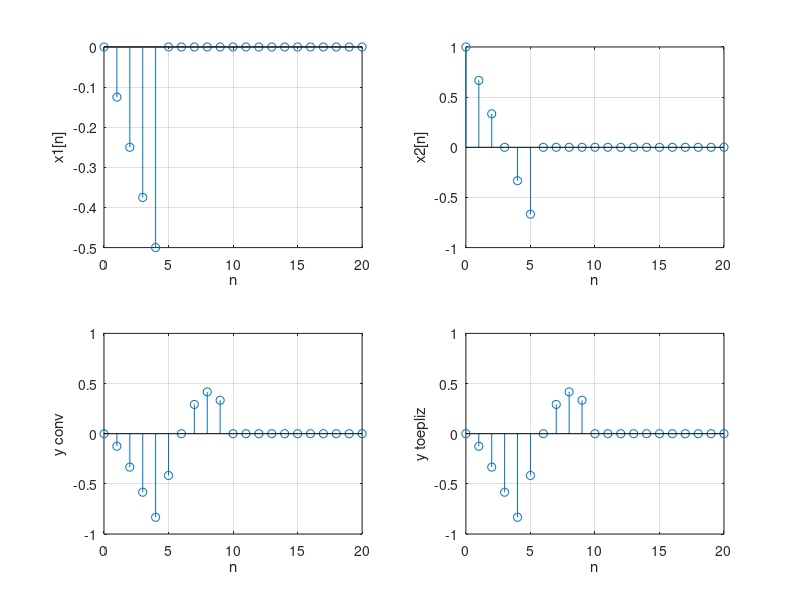

Here is the MATLAB script that generated this plot:
clear all,close all,clc
% Άσκηση 10
n=0:20;
p1=((n>=0)&(n<5));
p2=((n>=0)&(n<6));
x1=-n/8.*p1;
x2=(1-n/3).*p2;
subplot(221),stem(n,x1),grid on,xlabel('n'),ylabel('x1[n]')
subplot(222),stem(n,x2),grid on,xlabel('n'),ylabel('x2[n]')
y=conv(x1,x2);
subplot(223),stem(n,y(1:length(n))),grid on,xlabel('n'),ylabel('y conv')
c = [x1(1) fliplr(x1(end-length(x2)+2:end))];
y2=x2*toeplitz(c,x1);
subplot(224),stem(n,y2),grid on,xlabel('n'),ylabel('y toepliz')
